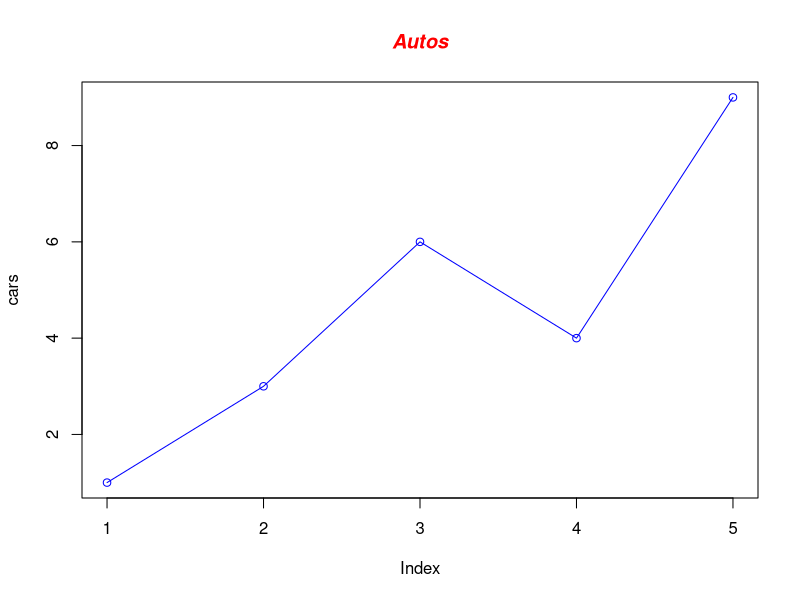
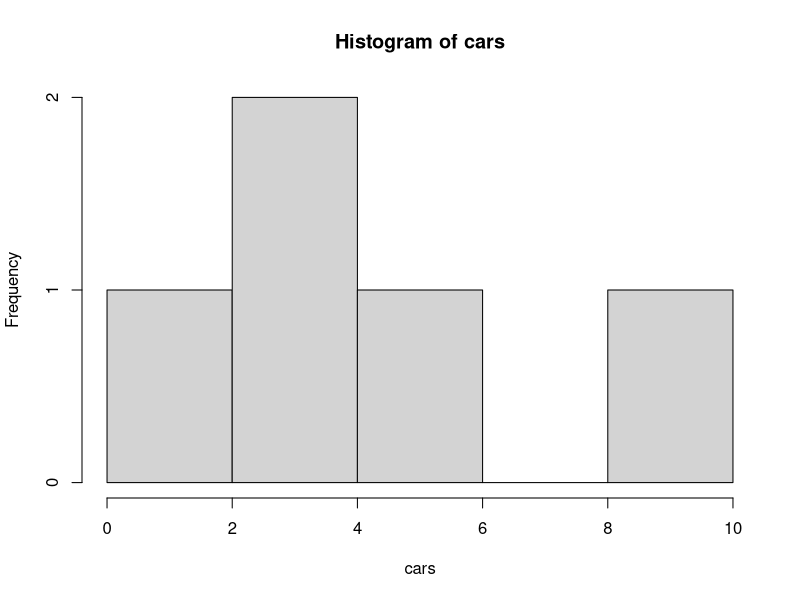

Here is the R script that generated these plots, in order:
## ---- chunk 1
a <- 2
b <- 3
(c <- a+b)

(x <- 1:4)

y <- 32^2

(an_array <- 1:10)

#using cars data
# Define the cars vector with 5 values
cars <- c(1, 3, 6, 4, 9)

# Graph cars using blue points overlayed by a line 
plot(cars, type="o", col="blue")

# Create a title with a red, bold/italic font
title(main="Autos", col.main="red", font.main=4)

#histogram
hist(cars)
